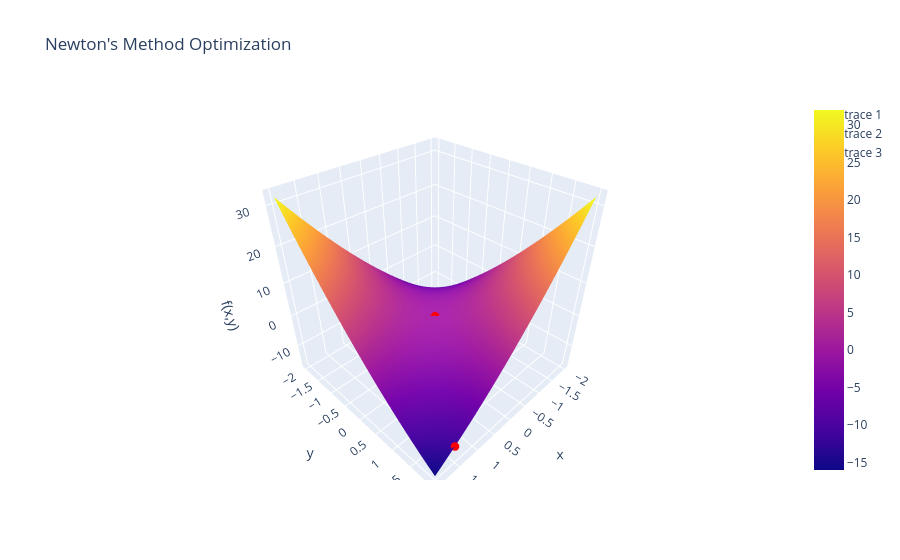

The cell this chart's notebook holds for it:
### Markdown cell above
#### Example: $x^2 - 6 x y +y^2$

### Code cell
def f(x):
  return x[0]**2 + x[1]**2 - 6*x[0]*x[1]

def grad_f(x):
  return np.array([2*x[0] - 6*x[1], 2*x[1] - 6*x[0]])

def hessian_f(x):
  return np.array([[2, -6], [-6, 2]])

# Initial guess
x0 = np.array([1.5, 2.])

# Perform Newton's method
newton_method(f, grad_f, hessian_f, x0)

### Figure 1 — Plotly figure (JSON) as saved in the notebook; plotly's stock layout.template omitted (floating-point values rounded to 4 significant figures; data arrays with more than 128 entries replaced by an {"elided": "..."} marker saying what was removed)
{"data": [{"type": "surface", "x": {"elided": "100x100 float values"}, "y": {"elided": "100x100 float values"}, "z": {"elided": "100x100 float values"}}, {"marker": {"color": "red", "size": 5}, "mode": "markers", "type": "scatter3d", "x": [1.5], "y": [2], "z": [-11.75]}, {"marker": {"color": "red", "size": 5}, "mode": "markers", "type": "scatter3d", "x": [-2.22e-16], "y": [0], "z": [4.93e-32]}, {"marker": {"color": "red", "size": 5}, "mode": "markers", "type": "scatter3d", "x": [0], "y": [0], "z": [0]}], "layout": {"scene": {"xaxis": {"title": {"text": "x"}}, "yaxis": {"title": {"text": "y"}}, "zaxis": {"title": {"text": "f(x,y)"}}}, "title": {"text": "Newton's Method Optimization"}}}
